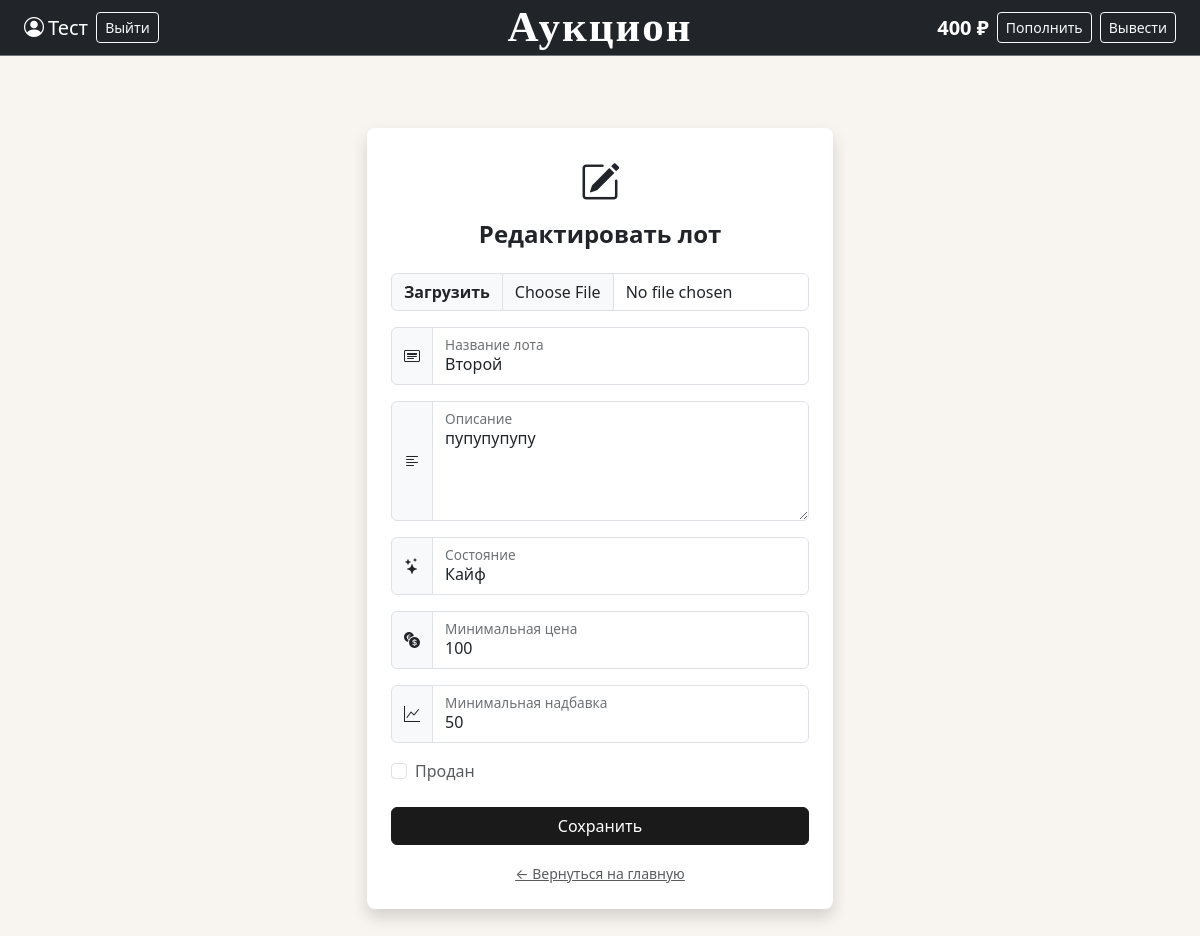
Screenshot of /lot/1 (signed in) with the database file from the repository.
### data/users.py (models this page shows, shortened)
class User(SqlAlchemyBase, UserMixin, SerializerMixin):
    __tablename__ = 'users'
    id = sqlalchemy.Column(sqlalchemy.Integer, primary_key=True, autoincrement=True)
    name = sqlalchemy.Column(sqlalchemy.String, nullable=True) # имя пользователя, заполняется пользователем
    email = sqlalchemy.Column(sqlalchemy.String, index=True, unique=True, nullable=True) # его почта, заполняется пользователем
    hashed_password = sqlalchemy.Column(sqlalchemy.String, nullable=True) # пароль, заполняется пользователем
    modified_date = sqlalchemy.Column(sqlalchemy.DateTime, default=datetime.datetime.now) # дата создания
    balance = sqlalchemy.Column(sqlalchemy.Integer, autoincrement=True, default=0) # баланс, автоматически = 0
    lots = orm.relationship("Lots", back_populates='user') # связь с другой бд

### data/lots.py (models this page shows)
class Lots(SqlAlchemyBase, SerializerMixin):
    __tablename__ = 'lots'
    id = sqlalchemy.Column(sqlalchemy.Integer,
                           primary_key=True,
                           autoincrement=True)
    name = sqlalchemy.Column(sqlalchemy.String, nullable=True) # имя лота
    description = sqlalchemy.Column(sqlalchemy.String, nullable=True) # описание
    condition = sqlalchemy.Column(sqlalchemy.String, nullable=True) # состояние лота
    minimal_cost = sqlalchemy.Column(sqlalchemy.Integer, nullable=True) # минимальная цена
    minimum_premium = sqlalchemy.Column(sqlalchemy.Integer, nullable=True) # минимальная надбавка
    curr_cost = sqlalchemy.Column(sqlalchemy.Integer, nullable=True) # текущая максимальная стоимость товара
    owner_id = sqlalchemy.Column(sqlalchemy.Integer, sqlalchemy.ForeignKey("users.id")) # id собственника товара
    is_selled = sqlalchemy.Column(sqlalchemy.Boolean, default=False) # продан ли товар
    end_date = sqlalchemy.Column(sqlalchemy.DateTime, nullable=True) # дата окончания
    user = orm.relationship("User")

### main.py (the view, shortened to what this page needs)
@app.route('/lot/<int:id>', methods=['GET', 'POST'])
@login_required
def edit_lot(id):
    form = EditLotForm()
    db_sess = db_session.create_session()
    lot = db_sess.query(Lots).filter(Lots.id == id).first()
    if not lot or not (current_user.id == lot.owner_id or current_user.id == 1):
        abort(404)
    if request.method == 'GET':
        form.name.data = lot.name
        form.description.data = lot.description
        form.condition.data = lot.condition
        form.minimal_cost.data = lot.minimal_cost
        form.minimum_premium.data = lot.minimum_premium
        form.is_selled.data = lot.is_selled
    return render_template('edit_lot.html', title='Редактирование лота', form=form, os=os, root_path=app.root_path, id=id)

### forms/lot.py
class EditLotForm(FlaskForm):
    name = StringField('Название лота', validators=[DataRequired()])
    media = FileField('Выберите медиа файл', validators=[
        Optional(),
        FileAllowed(['jpg', 'png', 'mp4', 'webm'], 'Только фото или видео!')
    ])
    description = TextAreaField('Описание', validators=[DataRequired()])
    condition = StringField('Состояние', validators=[DataRequired()])
    minimal_cost = IntegerField('Минимальная цена', validators=[DataRequired()])
    minimum_premium = IntegerField('Минимальная надбавка', validators=[DataRequired()])
    is_selled = BooleanField('Продан')
    submit = SubmitField('Сохранить')

### data/db_session.py (called while the page is built)
def create_session() -> Session:
    global __factory
    return __factory()

### main.py (called while the page is built)
@login_manager.user_loader
def load_user(user_id):
    db_sess = db_session.create_session()
    return db_sess.get(User, user_id)

### templates/edit_lot.html (shortened to what this page needs)
{% extends "base.html" %}
{% block content %}
<div class="row justify-content-center mt-5 mb-5">
    <div class="col-md-5">
        <div class="card shadow border-0">
            <div class="card-body p-4">
                <div class="text-center mb-4">
                    <i class="bi bi-pencil-square fs-1 text-dark"></i>
                    <h4 class="mt-2 fw-bold">Редактировать лот</h4>
                </div>
                <form action="" method="post" enctype="multipart/form-data">
                                        <div class="mb-3">
                        {% set folder = os.path.join(root_path, 'static', 'img', 'lots_img') %}
                        {% set extensions = ['.jpg', '.jpeg', '.png', '.gif', '.mp4', '.webm'] %}
                        {% set ns = namespace(file_name='') %}
                        {% for ext in extensions %}
                            {% set current_file = id|string + ext %}
                            {% if os.path.exists(os.path.join(folder, current_file)) %}
                                {% set ns.file_name = current_file %}
                            {% endif %}
                        {% endfor %}
                        <div class="input-group">
                            <label class="input-group-text fw-bold" for="media">Загрузить</label>
                            {{ form.media(class="form-control", id="media", required=False) }}
                        </div>
                    </div>
                    <div class="input-group mb-3">
                        <span class="input-group-text"><i class="bi bi-card-heading"></i></span>
                        <div class="form-floating">
                            {{ form.name(class="form-control" + (" is-invalid" if form.name.errors else ""), id="floatingName", placeholder="Название") }}
                            {{ form.name.label(for="floatingName") }}
                        </div>
                    </div>
                    <div class="input-group mb-3">
                        <span class="input-group-text"><i class="bi bi-text-left"></i></span>
                        <div class="form-floating">
                            {{ form.description(class="form-control" + (" is-invalid" if form.description.errors else ""), id="floatingDesc", placeholder="Описание", style="height: 120px; resize: vertical;") }}
                            {{ form.description.label(for="floatingDesc") }}
                        </div>
                    </div>
                    <div class="input-group mb-3">
                        <span class="input-group-text"><i class="bi bi-stars"></i></span>
                        <div class="form-floating">
                            {{ form.condition(class="form-control" + (" is-invalid" if form.condition.errors else ""), id="floatingCondition", placeholder="Состояние") }}
                            {{ form.condition.label(for="floatingCondition") }}
                        </div>
                    </div>
                    <div class="input-group mb-3">
                        <span class="input-group-text"><i class="bi bi-currency-exchange"></i></span>
                        <div class="form-floating">
                            {{ form.minimal_cost(class="form-control" + (" is-invalid" if form.minimal_cost.errors else ""), id="floatingMinCost", placeholder="0") }}
                            {{ form.minimal_cost.label(for="floatingMinCost") }}
                        </div>
                    </div>
                    <div class="input-group mb-3">
                        <span class="input-group-text"><i class="bi bi-graph-up"></i></span>
                        <div class="form-floating">
                            {{ form.minimum_premium(class="form-control" + (" is-invalid" if form.minimum_premium.errors else ""), id="floatingPremium", placeholder="0") }}
                            {{ form.minimum_premium.label(for="floatingPremium") }}
                        </div>
                    </div>
                    <div class="mb-4 form-check">
                        {{ form.is_selled(class="form-check-input") }}
                        {{ form.is_selled.label(class="form-check-label text-muted") }}
                    </div>
                    <div class="d-grid">
                        {{ form.submit(class="btn btn-dark") }}
                    </div>
                    <div class="text-center mt-3">
                        <a href="/" class="text-muted small">← Вернуться на главную</a>
                    </div>
                </form>
            </div>
        </div>
    </div>
</div>
{% endblock %}

### templates/base.html (shortened to what this page needs)
<!DOCTYPE html>
<html lang="ru">
<head>
    <link rel="stylesheet" href="https://cdn.jsdelivr.net/npm/bootstrap@5.3.0/dist/css/bootstrap.min.css">
    <link rel="stylesheet" href="https://cdn.jsdelivr.net/npm/bootstrap-icons@1.11.0/font/bootstrap-icons.css">
    <link rel="stylesheet" href="{{ url_for('static', filename='css/style.css') }}">
</head>
<body>
<nav class="navbar navbar-dark bg-dark border-bottom border-secondary">
    <div class="container-fluid px-4">
        <div class="d-flex align-items-center gap-2">
            {% if current_user.is_authenticated %}
                <a href="/user/{{ current_user.id }}" class="text-white text-decoration-none d-flex align-items-center gap-1 fs-5">
                    <i class="bi bi-person-circle"></i>
                    {{ current_user.name }}
                </a>
                <a class="btn btn-sm btn-outline-light" href="/logout">Выйти</a>
            {% else %}
                <a class="btn btn-sm btn-outline-light" href="/register">Зарегистрироваться</a>
                <a class="btn btn-sm btn-light" href="/login">Войти</a>
            {% endif %}
        </div>
        <a class="navbar-brand position-absolute start-50 translate-middle-x fw-bold"
            href="/"
            style="font-size: 43px; font-family: 'Georgia', serif; letter-spacing: 2px;"
        >Аукцион</a>
        <div class="d-flex align-items-center gap-2 ms-auto">
            {% if current_user.is_authenticated %}
                <span class="text-white fw-semibold fs-5">{{ current_user.balance }} ₽</span>
                <a class="btn btn-sm btn-outline-light" href="/balance">Пополнить</a>
                <a class="btn btn-sm btn-outline-light" href="/balance">Вывести</a>
            {% endif %}
        </div>
    </div>
</nav>
<div class="container-fluid px-4 py-4">
    {% block content %}
    {% endblock %}
</div>
</body>
</html>

### static/css/style.css (style rules this page uses)
body { background-color: #f8f5f0; color: #1a1a1a; }
.navbar { min-height: 56px; }
.card { background-color: #fff; border-radius: 8px; }
.btn-dark { background-color: #1a1a1a; border-color: #1a1a1a; }
a { color: #1a1a1a; }
.card { transition: transform 0.15s, box-shadow 0.15s; }

### rows the page displays
User: name "Тест", balance "400"
Lots: name "Второй", description "пупупупупу", condition "Кайф", minimal_cost "100", minimum_premium "50"
